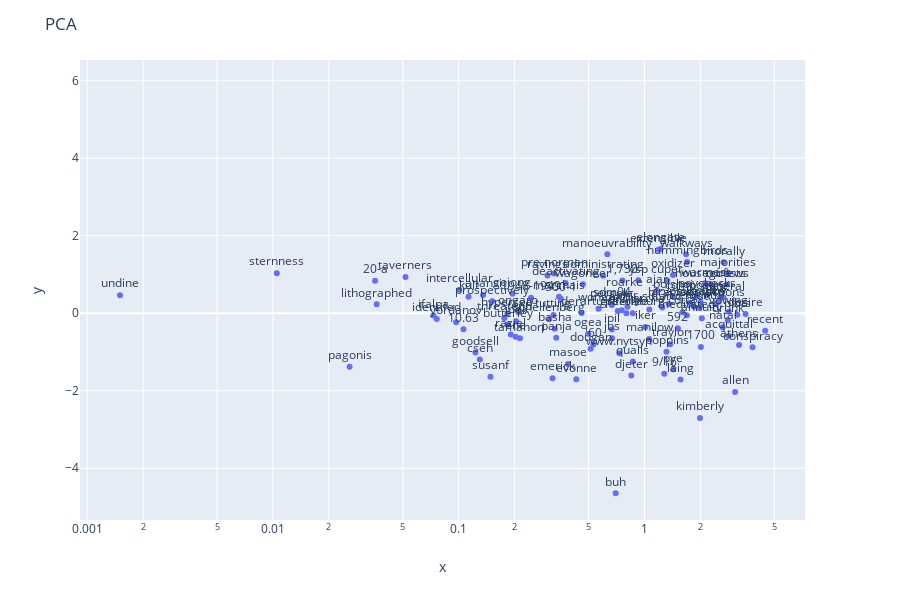

Notebook source saved alongside this figure:
### Code cell
display_pca_scatterplot_iplot(model, sample=300)

### Figure 1 — Plotly figure (JSON) as saved in the notebook; plotly's stock layout.template omitted (floating-point values rounded to 4 significant figures; data arrays with more than 128 entries replaced by an {"elided": "..."} marker saying what was removed)
{"data": [{"hoverlabel": {"namelength": 0}, "hovertemplate": "x=%{x}<br>y=%{y}<br>text=%{text}", "legendgroup": "", "marker": {"color": "#636efa", "symbol": "circle"}, "mode": "markers+text", "name": "", "showlegend": false, "text": {"elided": "300 str values"}, "textposition": "top center", "type": "scatter", "x": {"elided": "300 float values"}, "xaxis": "x", "y": {"elided": "300 float values"}, "yaxis": "y"}], "layout": {"height": 600, "legend": {"tracegroupgap": 0}, "margin": {"t": 60}, "title": {"text": "PCA"}, "xaxis": {"anchor": "y", "domain": [0, 0.98], "title": {"text": "x"}, "type": "log"}, "yaxis": {"anchor": "x", "domain": [0, 1], "title": {"text": "y"}}}}
